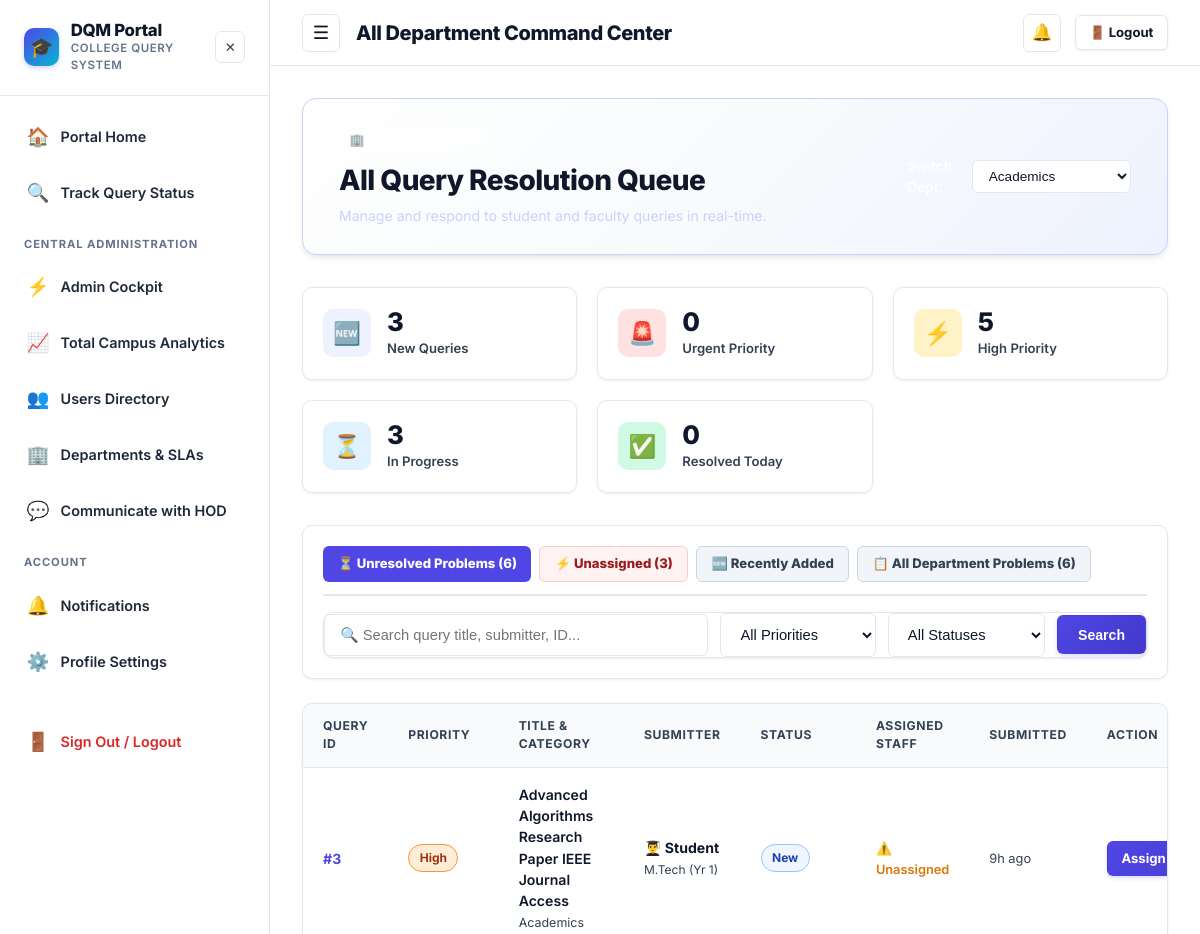
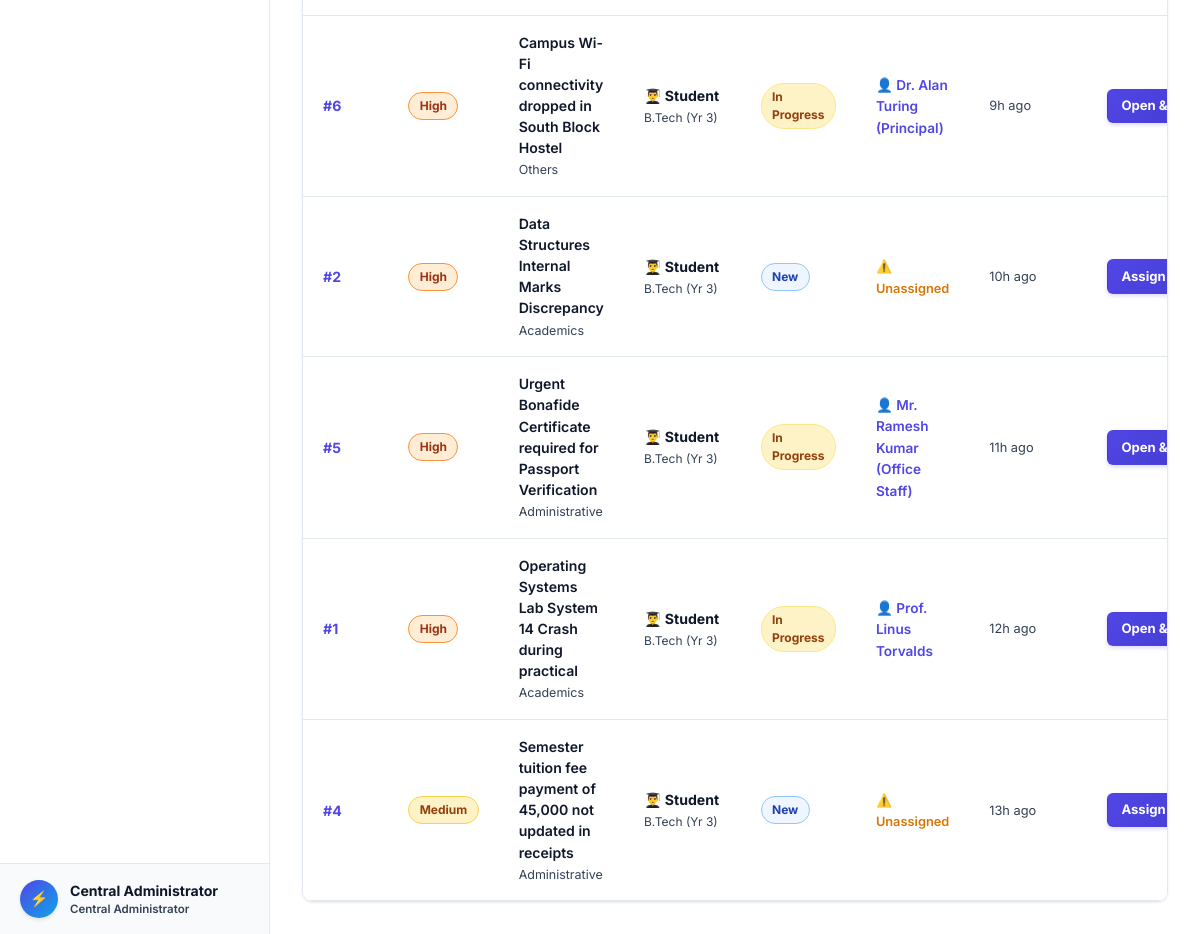
Before: /department-dashboard?dept=All&view=unresolved (signed in) with the older database file (2 pictures, top to bottom).
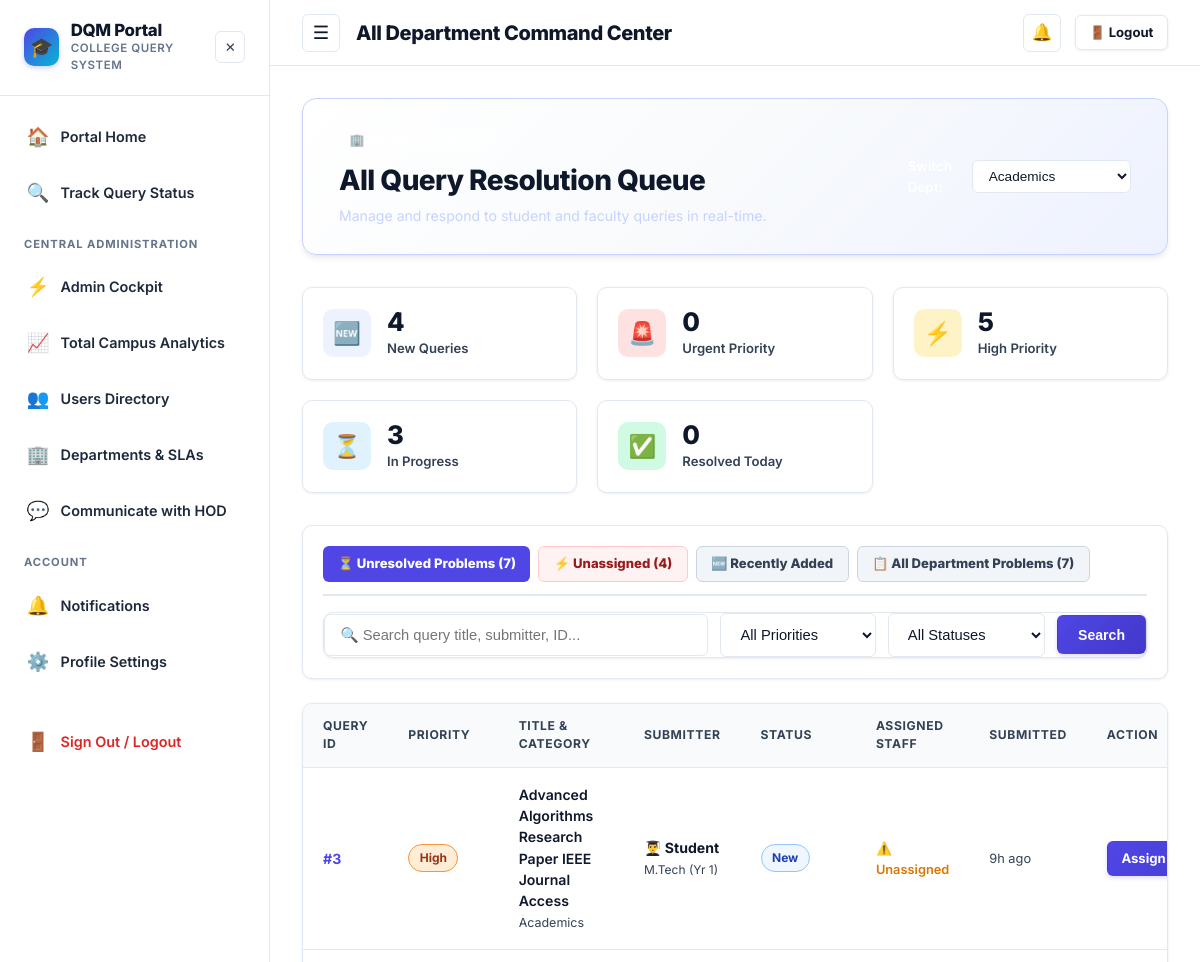
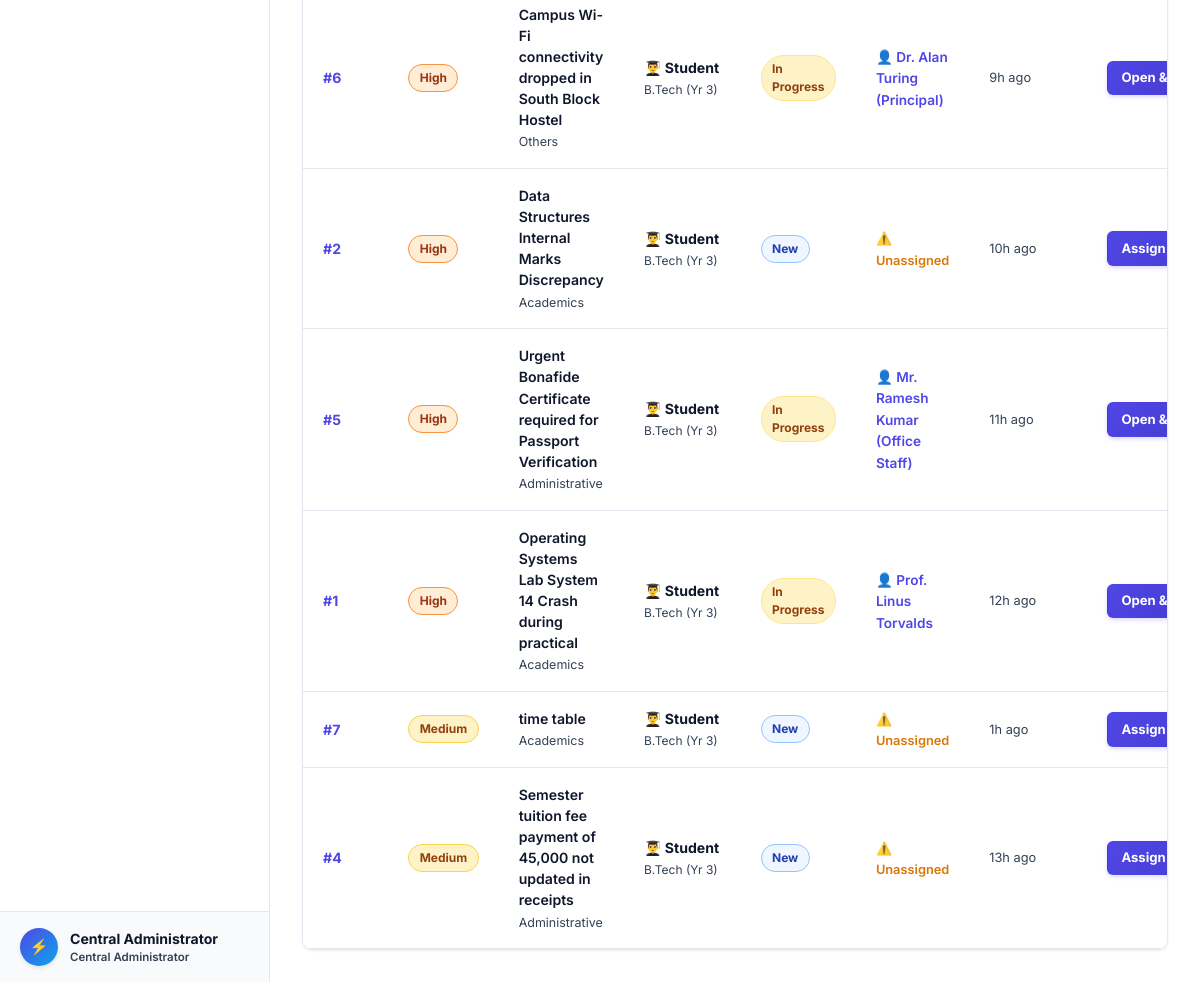
After: the same page with the newer database file (2 pictures, top to bottom).
### tables this page shows
CREATE TABLE queries (
    id INTEGER PRIMARY KEY AUTOINCREMENT,
    user_id INTEGER NOT NULL,
    title TEXT NOT NULL,
    description TEXT NOT NULL,
    category TEXT NOT NULL DEFAULT 'Academics',
    level TEXT,
    course TEXT,
    department TEXT NOT NULL,
    year INTEGER,
    priority TEXT NOT NULL DEFAULT 'Medium',
    status TEXT NOT NULL DEFAULT 'New',
    assigned_staff_id INTEGER,
    is_routed_manually INTEGER DEFAULT 0,
    admin_reviewed INTEGER DEFAULT 0,
    created_at TIMESTAMP DEFAULT CURRENT_TIMESTAMP,
    updated_at TIMESTAMP DEFAULT CURRENT_TIMESTAMP,
    first_response_at TIMESTAMP,
    resolved_at TIMESTAMP,
    FOREIGN KEY(user_id) REFERENCES users(id) ON DELETE CASCADE,
    FOREIGN KEY(assigned_staff_id) REFERENCES users(id) ON DELETE SET NULL
);

CREATE TABLE users (
    id INTEGER PRIMARY KEY AUTOINCREMENT,
    name TEXT DEFAULT 'Anonymous User',
    email TEXT NOT NULL UNIQUE,
    password_hash TEXT NOT NULL,
    role TEXT NOT NULL DEFAULT 'student',
    level TEXT,
    department TEXT,
    course TEXT,
    year INTEGER,
    phone TEXT,
    roll_no TEXT,
    designation TEXT,
    is_active INTEGER DEFAULT 1,
    last_active_at TIMESTAMP DEFAULT CURRENT_TIMESTAMP,
    created_at TIMESTAMP DEFAULT CURRENT_TIMESTAMP
);

### app.py (the view, shortened to what this page needs)
@app.route('/department-dashboard')
@login_required
@role_required(['staff', 'office_staff', 'hod', 'admin', 'faculty', 'ao', 'principal'])
def department_dashboard():
    user = get_current_user()
    is_resolver = user['role'] in ['staff', 'office_staff', 'faculty']
    dept_param = request.args.get('dept')
    if is_resolver:
        if user['role'] == 'office_staff':
            dept = dept_param if dept_param else 'Administrative'
        else:
            dept = dept_param if dept_param else (user['department'] if user['department'] else 'All Departments')
    elif user['role'] == 'ao':
        dept = dept_param if dept_param else 'Administrative'
    elif user['role'] in ['principal', 'admin']:
        dept = dept_param if dept_param else 'All'
    else:
        dept = dept_param if dept_param else (user['department'] if user['department'] else 'Academics')
    db = get_db()
    today_str = datetime.now().strftime('%Y-%m-%d')
    if is_resolver:
        stats = {
            'new': db.execute("SELECT COUNT(*) FROM queries WHERE assigned_staff_id = ? AND status IN ('New', 'Assigned')", (user['id'],)).fetchone()[0],
            'urgent': db.execute("SELECT COUNT(*) FROM queries WHERE assigned_staff_id = ? AND priority IN ('Critical', 'Urgent') AND status != 'Resolved'", (user['id'],)).fetchone()[0],
            'high': db.execute("SELECT COUNT(*) FROM queries WHERE assigned_staff_id = ? AND priority = 'High' AND status != 'Resolved'", (user['id'],)).fetchone()[0],
            'in_progress': db.execute("SELECT COUNT(*) FROM queries WHERE assigned_staff_id = ? AND status IN ('Assigned', 'In Progress')", (user['id'],)).fetchone()[0],
            'resolved_today': db.execute("SELECT COUNT(*) FROM queries WHERE assigned_staff_id = ? AND status = 'Resolved' AND (resolved_at LIKE ? OR updated_at LIKE ?)", (user['id'], f"{today_str}%", f"{today_str}%")).fetchone()[0]
        }
        resp_rows = db.execute("""
            SELECT created_at, first_response_at FROM queries
            WHERE assigned_staff_id = ? AND first_response_at IS NOT NULL
        """, (user['id'],)).fetchall()
    else:
        stats = {
            'new': db.execute("SELECT COUNT(*) FROM queries WHERE (department = ? OR ? = 'All' OR ? = 'All Departments') AND status = 'New'", (dept, dept, dept)).fetchone()[0],
            'urgent': db.execute("SELECT COUNT(*) FROM queries WHERE (department = ? OR ? = 'All' OR ? = 'All Departments') AND priority IN ('Critical', 'Urgent') AND status != 'Resolved'", (dept, dept, dept)).fetchone()[0],
            'high': db.execute("SELECT COUNT(*) FROM queries WHERE (department = ? OR ? = 'All' OR ? = 'All Departments') AND priority = 'High' AND status != 'Resolved'", (dept, dept, dept)).fetchone()[0],
            'in_progress': db.execute("SELECT COUNT(*) FROM queries WHERE (department = ? OR ? = 'All' OR ? = 'All Departments') AND status IN ('Assigned', 'In Progress')", (dept, dept, dept)).fetchone()[0],
            'resolved_today': db.execute("SELECT COUNT(*) FROM queries WHERE (department = ? OR ? = 'All' OR ? = 'All Departments') AND status = 'Resolved' AND (resolved_at LIKE ? OR updated_at LIKE ?)", (dept, dept, dept, f"{today_str}%", f"{today_str}%")).fetchone()[0]
        }
        resp_rows = db.execute("""
            SELECT created_at, first_response_at FROM queries
            WHERE (department = ? OR ? = 'All' OR ? = 'All Departments') AND first_response_at IS NOT NULL
        """, (dept, dept, dept)).fetchall()
    avg_resp_display = "10 minutes"
    if resp_rows:
        total_mins = 0
        valid_count = 0
        for r in resp_rows:
            try:
                c = datetime.strptime(r['created_at'].split('.')[0], '%Y-%m-%d %H:%M:%S')
                f = datetime.strptime(r['first_response_at'].split('.')[0], '%Y-%m-%d %H:%M:%S')
                diff_mins = max(1, int((f - c).total_seconds() / 60))
                total_mins += diff_mins
                valid_count += 1
            except Exception:
                pass
        if valid_count > 0:
            avg_m = total_mins // valid_count
            if avg_m < 60:
                avg_resp_display = f"{avg_m} minutes"
            else:
                avg_resp_display = f"{round(avg_m/60, 1)} hours"
    view_mode = request.args.get('view', '')
    priority_filter = request.args.get('priority', '')
    status_filter = request.args.get('status', '')
    search_query = request.args.get('search', '').strip()
    sql = """
        SELECT q.*, u.name as user_name, u.role as user_role, u.roll_no,
               staff.name as staff_name,
               (SELECT message FROM messages WHERE query_id = q.id ORDER BY created_at DESC LIMIT 1) as last_message,
               CASE
                   WHEN q.priority = 'Urgent' THEN 1
                   WHEN q.priority = 'High' THEN 2
                   WHEN q.priority = 'Medium' THEN 3
                   ELSE 4
               END as priority_order
        FROM queries q
        JOIN users u ON q.user_id = u.id
        LEFT JOIN users staff ON q.assigned_staff_id = staff.id
        WHERE 1=1
    """
    params = []
    if is_resolver:
        sql += " AND q.assigned_staff_id = ?"
        params.append(user['id'])
        if dept_param and dept_param not in ['All', 'All Departments', '']:
            sql += " AND q.department = ?"
            params.append(dept_param)
    elif user['role'] == 'hod' and user.get('course'):
        sql += " AND (q.department = ? OR ? = 'All') AND (q.course = ? OR q.course IS NULL)"
        params.extend([dept, dept, user['course']])
    else:
        if dept and dept not in ['All', 'All Departments']:
            sql += " AND q.department = ?"
            params.append(dept)
    if view_mode == 'unresolved' or not view_mode:
        sql += " AND q.status != 'Resolved'"
    elif view_mode == 'unassigned' and user['role'] in ['hod', 'admin', 'ao', 'principal']:
        sql += " AND q.assigned_staff_id IS NULL AND q.status != 'Resolved'"
    elif view_mode == 'all':
        pass  # all queries
    elif view_mode == 'recent':
        pass  # will order by created_at DESC
    if priority_filter:
        sql += " AND q.priority = ?"
        params.append(priority_filter)
    if status_filter:
        sql += " AND q.status = ?"
        params.append(status_filter)
    if search_query:
        sql += " AND (q.title LIKE ? OR q.description LIKE ? OR u.name LIKE ? OR q.id LIKE ?)"
        term = f"%{search_query}%"
        params.extend([term, term, term, term])
    if view_mode == 'recent':
        sql += " ORDER BY q.created_at DESC"
    else:
        sql += " ORDER BY priority_order ASC, q.created_at DESC"
    queries = db.execute(sql, params).fetchall()
    if is_resolver:
        unresolved_count = db.execute("SELECT COUNT(*) FROM queries WHERE assigned_staff_id = ? AND status != 'Resolved'", (user['id'],)).fetchone()[0]
        unassigned_count = 0
        total_dept_count = db.execute("SELECT COUNT(*) FROM queries WHERE assigned_staff_id = ?", (user['id'],)).fetchone()[0]
    else:
        unresolved_count = db.execute("SELECT COUNT(*) FROM queries WHERE (department = ? OR ? = 'All' OR ? = 'All Departments') AND status != 'Resolved'", (dept, dept, dept)).fetchone()[0]
        unassigned_count = db.execute("SELECT COUNT(*) FROM queries WHERE (department = ? OR ? = 'All' OR ? = 'All Departments') AND assigned_staff_id IS NULL AND status != 'Resolved'", (dept, dept, dept)).fetchone()[0]
        total_dept_count = db.execute("SELECT COUNT(*) FROM queries WHERE (department = ? OR ? = 'All' OR ? = 'All Departments')", (dept, dept, dept)).fetchone()[0]
    dept_info = db.execute("SELECT * FROM departments WHERE name = ?", (dept,)).fetchone()
    return render_template(
        'department_dashboard.html',
        dept=dept,
        dept_info=dept_info,
        stats=stats,
        queries=queries,
        avg_resp_display=avg_resp_display,
        current_view=view_mode,
        current_priority=priority_filter,
        current_status=status_filter,
        search_query=search_query,
        unresolved_count=unresolved_count,
        unassigned_count=unassigned_count,
        total_dept_count=total_dept_count
    )

### templates/department_dashboard.html (shortened to what the changed rows need)
{% extends 'base.html' %}
{% block content %}
<div style="max-width: 1200px; margin: 0 auto;">
  <div class="hero-card" style="padding: 1.75rem 2.25rem; margin-bottom: 2rem;">
    <div style="display: flex; justify-content: space-between; align-items: center; flex-wrap: wrap; gap: 1rem;">
      <div>
        <h1 style="font-size: 1.75rem; margin-bottom: 0.25rem;">
          {% if current_user.role == 'principal' %}
            Principal Received Queries Queue
          {% elif current_user.role == 'ao' %}
            Administrative Queries & Office Staff Assignment
          {% elif current_user.role == 'office_staff' %}
            My Assigned Administrative Queries Queue
          {% elif current_user.role in ['staff', 'faculty'] %}
            My Assigned Query Resolution Queue
          {% elif current_user.role == 'hod' and current_user.course %}
            {{ current_user.course }} {{ dept }} Query Resolution Queue
          {% else %}
            {{ dept }} Query Resolution Queue
          {% endif %}
        </h1>
      </div>
    </div>
  </div>
  <div class="stats-grid">
    <div class="stat-card">
      <div class="stat-info">
        <h3 id="statNewQueries">{{ stats.new }}</h3>
        <p>{% if current_user.role in ['staff', 'faculty'] %}Newly Assigned{% else %}New Queries{% endif %}</p>
      </div>
    </div>
  </div>
  <div class="card" style="margin-bottom: 1.5rem; padding: 1.25rem;">
    <div style="display: flex; gap: 0.5rem; margin-bottom: 1rem; border-bottom: 2px solid #e2e8f0; padding-bottom: 0.75rem; flex-wrap: wrap;">
      <a href="{{ url_for('department_dashboard', dept=dept, view='unresolved') }}" class="btn btn-sm" style="font-weight: 800; {% if current_view == 'unresolved' or not current_view %}background: var(--primary); color: #fff; border: none;{% else %}background: #f1f5f9; color: #334155; border: 1px solid #cbd5e1;{% endif %} padding: 0.45rem 0.9rem;">
        ⏳ Unresolved Problems ({{ unresolved_count }})
      </a>
      {% if current_user.role in ['hod', 'admin'] %}
      <a href="{{ url_for('department_dashboard', dept=dept, view='unassigned') }}" class="btn btn-sm" style="font-weight: 800; {% if current_view == 'unassigned' %}background: #dc2626; color: #fff; border: none;{% else %}background: #fef2f2; color: #991b1b; border: 1px solid #fecaca;{% endif %} padding: 0.45rem 0.9rem;">
        ⚡ Unassigned ({{ unassigned_count }})
      </a>
      {% endif %}
      <a href="{{ url_for('department_dashboard', dept=dept, view='recent') }}" class="btn btn-sm" style="font-weight: 800; {% if current_view == 'recent' %}background: var(--primary); color: #fff; border: none;{% else %}background: #f1f5f9; color: #334155; border: 1px solid #cbd5e1;{% endif %} padding: 0.45rem 0.9rem;">
        🆕 Recently Added
      </a>
      <a href="{{ url_for('department_dashboard', dept=dept, view='all') }}" class="btn btn-sm" style="font-weight: 800; {% if current_view == 'all' %}background: var(--primary); color: #fff; border: none;{% else %}background: #f1f5f9; color: #334155; border: 1px solid #cbd5e1;{% endif %} padding: 0.45rem 0.9rem;">
        📋 {% if current_user.role in ['staff', 'faculty'] %}All Assigned Problems{% else %}All Department Problems{% endif %} ({{ total_dept_count }})
      </a>
    </div>
  </div>
  <div class="table-container">
    <table class="table">
      <thead>
        <tr>
          <th>Query ID</th>
          <th>Priority</th>
          <th>Title & Category</th>
          <th>Submitter</th>
          <th>Status</th>
          <th>Assigned Staff</th>
          <th>Submitted</th>
          <th>Action</th>
        </tr>
      </thead>
      <tbody>
        {% if queries %}
          {% for q in queries %}
          <tr {% if q.priority == 'Urgent' and q.status != 'Resolved' %}style="background-color: #fff1f2;"{% endif %}>
            <td style="font-weight: 700; color: var(--primary);">#{{ q.id }}</td>
            <td>
              <span class="badge badge-{{ q.priority | lower }}">
                {% if q.priority == 'Urgent' %}🚨{% endif %} {{ q.priority }}
              </span>
            </td>
            <td>
              <a href="{{ url_for('query_details', query_id=q.id) }}" style="font-weight: 600; color: var(--text-main); display: block;">
                {{ q.title }}
              </a>
              <span style="font-size: 0.78rem; color: var(--text-muted);">{{ q.category }}</span>
            </td>
            <td>
              <div style="font-weight: 700; color: var(--text-main);">
                {% if q.user_role == 'student' %}👨‍🎓 Student
                {% elif q.user_role == 'faculty' %}👩‍🏫 Faculty
                {% else %}👤 {{ q.user_role | capitalize }}{% endif %}
              </div>
              <span style="font-size: 0.75rem; color: var(--text-muted);">
                {% if q.user_role == 'student' %}
                  {{ q.course or 'Campus' }}{% if q.year %} (Yr {{ q.year }}){% endif %}
                {% else %}
                  {{ q.department or 'Campus' }}
                {% endif %}
              </span>
            </td>
            <td>
              <span class="badge badge-status-{{ q.status | lower | replace(' ', '-') }}">{{ q.status }}</span>
            </td>
            <td>
              {% if q.staff_name %}
                <span style="font-size: 0.85rem; font-weight: 600; color: var(--primary);">👤 {{ q.staff_name }}</span>
              {% else %}
                <span style="font-size: 0.8rem; color: var(--warning); font-weight: 600;">⚠️ Unassigned</span>
              {% endif %}
            </td>
            <td style="font-size: 0.8rem; color: var(--text-muted);">
              {{ q.created_at | timeago }}
            </td>
            <td>
              <a href="{{ url_for('query_details', query_id=q.id) }}" class="btn btn-primary btn-sm" style="font-weight: 700; white-space: nowrap;">
                {% if current_user.role == 'ao' and not q.assigned_staff_id %}
                  Assign Office Staff →
                {% elif current_user.role in ['hod', 'principal', 'admin'] and not q.assigned_staff_id %}
                  Assign Staff & Reply →
                {% else %}
                  Open & Reply →
                {% endif %}
              </a>
            </td>
          </tr>
          {% endfor %}
        {% endif %}
      </tbody>
    </table>
  </div>
</div>
{% endblock %}

Changed rows visible on the page:
added queries: id "7", priority "Medium", title "time table", category "Academics", course "B.Tech", year "3", status "New", shows "⚠️ Unassigned", created_at "1h ago", shows "Assign…"
Other visible differences:
{{ stats.new }}: "3" → "4"
{{ unresolved_count }}: "6" → "7"
{{ unassigned_count }}: "3" → "4"
{{ total_dept_count }}: "6" → "7"
